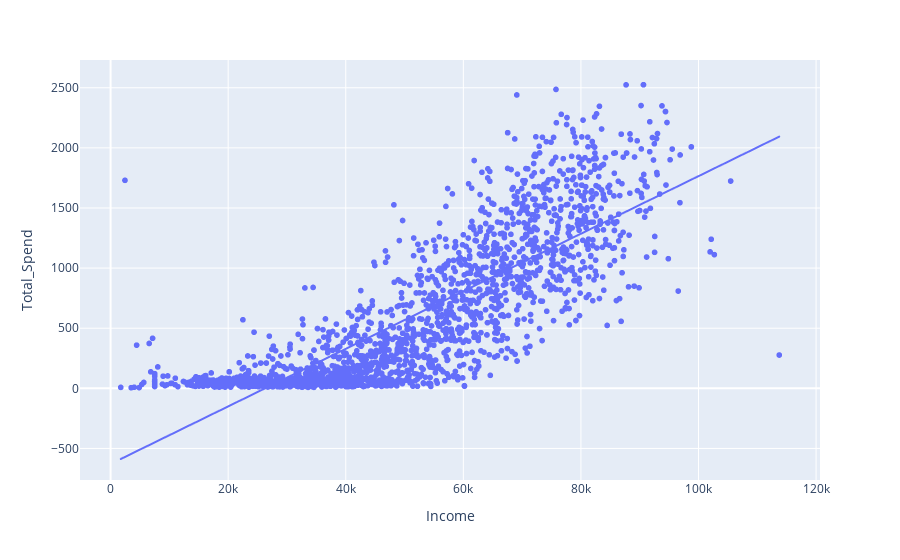

The notebook cell this image was saved under:
### Code cell
fig = px.scatter(df_quantile, x="Income", y="Total_Spend",trendline="ols")
#, , color="Education" ,size='petal_length', hover_data=['petal_width']
fig.show()

### Figure 1 — Plotly figure (JSON) as saved in the notebook; plotly's stock layout.template omitted (floating-point values rounded to 4 significant figures; data arrays with more than 128 entries replaced by an {"elided": "..."} marker saying what was removed)
{"data": [{"hovertemplate": "Income=%{x}<br>Total_Spend=%{y}<extra></extra>", "legendgroup": "", "marker": {"color": "#636efa", "symbol": "circle"}, "mode": "markers", "name": "", "showlegend": false, "type": "scattergl", "x": {"elided": "2208 int values"}, "xaxis": "x", "y": {"elided": "2208 int values"}, "yaxis": "y"}, {"hovertemplate": "<b>OLS trendline</b><br>Total_Spend = 0.023941 * Income + -629.284<br>R<sup>2</sup>=0.678364<br><br>Income=%{x}<br>Total_Spend=%{y} <b>(trend)</b><extra></extra>", "legendgroup": "", "marker": {"color": "#636efa", "symbol": "circle"}, "mode": "lines", "name": "", "showlegend": false, "type": "scattergl", "x": {"elided": "2208 int values"}, "xaxis": "x", "y": {"elided": "2208 float values"}, "yaxis": "y"}], "layout": {"legend": {"tracegroupgap": 0}, "margin": {"t": 60}, "xaxis": {"anchor": "y", "domain": [0, 1], "title": {"text": "Income"}}, "yaxis": {"anchor": "x", "domain": [0, 1], "title": {"text": "Total_Spend"}}}}
